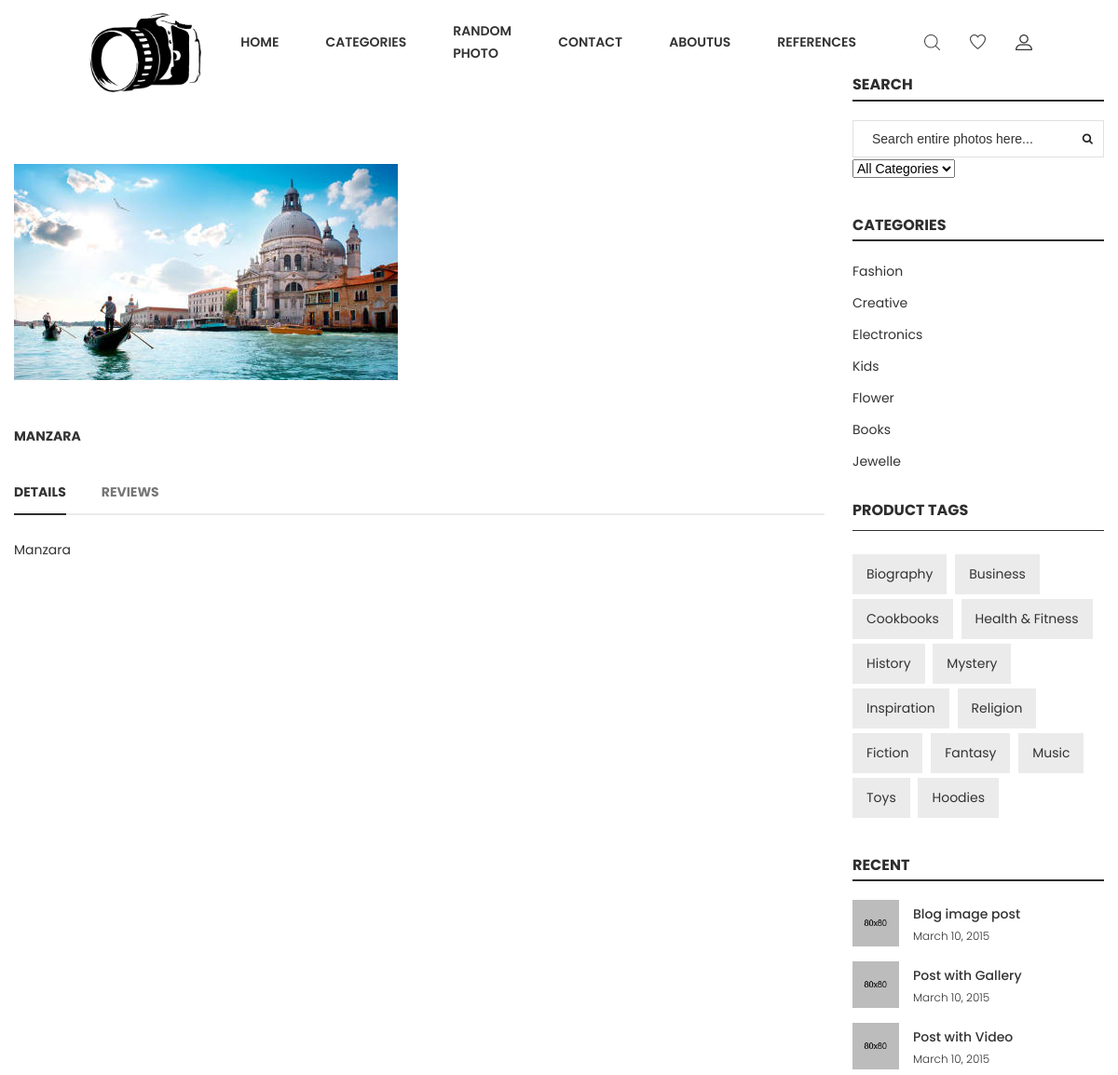
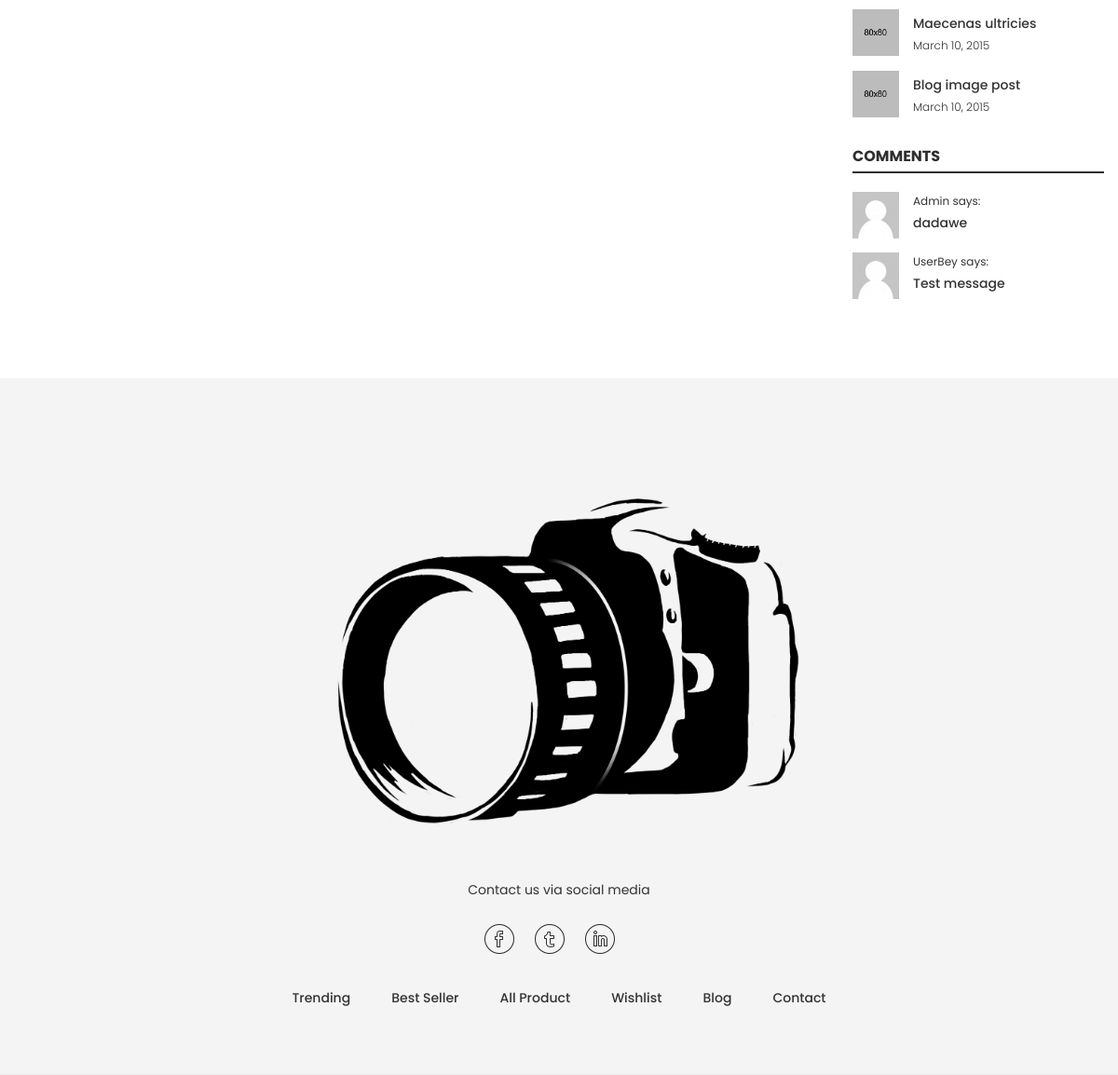
Screenshot of /photo/1/manzara with the database file from the repository (2 pictures, top to bottom).
### photo/models.py (models this page shows, shortened)
class Photo(models.Model):
    STATUS = (
        ('True', 'Evet'),
        ('False', 'Hayır'),
    )
    user = models.ForeignKey(User, on_delete=models.SET_NULL, null=True)
    category = models.ForeignKey(Category, on_delete=models.CASCADE)
    title = models.CharField(max_length=100)
    keywords = models.CharField(max_length=255)
    description = models.CharField(max_length=255)
    detail = RichTextUploadingField(blank=True)
    slug = models.SlugField(null=False, unique=True)
    image = models.ImageField(blank=True, upload_to='images/', max_length=255)  # py -m pip install --upgrade Pillow
    status = models.CharField(max_length=10, choices=STATUS)
    create_at = models.DateTimeField(auto_now_add=True)
    update_at = models.DateTimeField(auto_now=True)
    def image_tag(self):
        return mark_safe('<img src="{}" height="50"/>'.format(self.image.url))
    image_tag.short_description = 'Image'

class Comment(models.Model):
    STATUS = (
        ('New', 'Yeni'),
        ('True', 'Evet'),
        ('False', 'Hayır'),
    )
    photo = models.ForeignKey(Photo, on_delete=models.CASCADE)
    userprofil = models.ForeignKey(UserProfile, on_delete=models.CASCADE)
    user = models.ForeignKey(User, on_delete=models.CASCADE)
    subject = models.CharField(max_length=50, blank=True)
    comment = models.TextField(max_length=200, blank=True)
    rate = models.IntegerField(blank=True)
    status = models.CharField(max_length=10, choices=STATUS, default='New')
    ip = models.CharField(blank=True, max_length=20)
    create_at = models.DateTimeField(auto_now_add=True)
    update_at = models.DateTimeField(auto_now=True)

### home/views.py (the view)
# urls.py: path('photo/<int:id>/<slug:slug>', views.photo_detail, name='photoDetail'),
def photo_detail(request, id, slug):
    category = Category.objects.all()
    setting = Setting.objects.get(pk=1)
    photo = Photo.objects.get(pk=id)
    images = Images.objects.filter(photo=id)
    comments = Comment.objects.filter(photo_id=id, status='True')
    context = {'setting': setting, 'photo': photo, 'imgofphoto': images, 'comments': comments, 'category': category}
    return render(request, 'Pages/photoDetail.html', context)

### home/templates/Pages/photoDetail.html (shortened to what this page needs)
{% extends 'HomeBase.html' %}
{% block body %}
    <div class="maincontent bg--white pt--80 pb--55">
        <div class="container">
            <div class="row">
                <div class="col-lg-9 col-12">
                    <div class="wn__single__product">
                        <br>
                        <br>
                        <br>
                        <br>
                        {% include "Components/slideofphoto.html" %}
                    </div>
                    <br>
                    <br>
                    <div class="title text-uppercase">
                        <strong>{{ photo.title }}</strong>
                    </div>
                    <div class="product__info__detailed">
                        <div class="pro_details_nav nav justify-content-start" role="tablist">
                            <a class="nav-item nav-link active" data-toggle="tab" href="#nav-details"
                               role="tab">Details</a>
                            <a class="nav-item nav-link" data-toggle="tab" href="#nav-review" role="tab">Reviews</a>
                        </div>
                        <div class="tab__container">
                            <div class="pro__tab_label tab-pane fade show active" id="nav-details" role="tabpanel">
                                {{ photo.detail|safe }}
                            </div>
                        </div>
                    </div>
                </div>
                <div class="col-lg-3 col-12 md-mt-40 sm-mt-40">
                    <div class="wn__sidebar">
                        <aside class="widget search_widget">
                            <h3 class="widget-title">Search</h3>
                            {% load mptt_tags %}
                            <form action="/search/" method="post">
                                <div class="form-input">
                                    <input type="text" id="query" name="query"
                                           placeholder="Search entire photos here...">
                                    <button><i class="fa fa-search"></i></button>
                                </div>
                                <label>
                                    <select name="catid">
                                        <option value="0">All Categories</option>
                                    </select>
                                </label>
                            </form>
                        </aside>
                        <aside class="widget category_widget">
                            <h3 class="widget-title">Categories</h3>
                            <ul>
                                <li><a href="#">Fashion</a></li>
                                <li><a href="#">Creative</a></li>
                                <li><a href="#">Electronics</a></li>
                                <li><a href="#">Kids</a></li>
                                <li><a href="#">Flower</a></li>
                                <li><a href="#">Books</a></li>
                                <li><a href="#">Jewelle</a></li>
                            </ul>
                        </aside>
                        <aside class="wedget__categories poroduct--tag">
                            <h3 class="wedget__title">Product Tags</h3>
                            <ul>
                                <li><a href="#">Biography</a></li>
                                <li><a href="#">Business</a></li>
                                <li><a href="#">Cookbooks</a></li>
                                <li><a href="#">Health & Fitness</a></li>
                                <li><a href="#">History</a></li>
                                <li><a href="#">Mystery</a></li>
                                <li><a href="#">Inspiration</a></li>
                                <li><a href="#">Religion</a></li>
                                <li><a href="#">Fiction</a></li>
                                <li><a href="#">Fantasy</a></li>
                                <li><a href="#">Music</a></li>
                                <li><a href="#">Toys</a></li>
                                <li><a href="#">Hoodies</a></li>
                            </ul>
                        </aside>
                        <aside class="widget recent_widget">
                            <h3 class="widget-title">Recent</h3>
                            <div class="recent-posts">
                                <ul>
                                    <li>
                                        <div class="post-wrapper d-flex">
                                            <div class="thumb">
                                                <a href="blog-details.html"><img src="images/blog/sm-img/1.jpg"
                                                                                 alt="blog images"></a>
                                            </div>
                                            <div class="content">
                                                <h4><a href="blog-details.html">Blog image post</a></h4>
                                                <p> March 10, 2015</p>
                                            </div>
                                        </div>
                                    </li>
                                    <li>
                                        <div class="post-wrapper d-flex">
                                            <div class="thumb">
                                                <a href="blog-details.html"><img src="images/blog/sm-img/2.jpg"
                                                                                 alt="blog images"></a>
                                            </div>
                                            <div class="content">
                                                <h4><a href="blog-details.html">Post with Gallery</a></h4>
                                                <p> March 10, 2015</p>
                                            </div>
                                        </div>
                                    </li>
                                    <li>
                                        <div class="post-wrapper d-flex">
                                            <div class="thumb">
                                                <a href="blog-details.html"><img src="images/blog/sm-img/3.jpg"
                                                                                 alt="blog images"></a>
                                            </div>
                                            <div class="content">
                                                <h4><a href="blog-details.html">Post with Video</a></h4>
                                                <p> March 10, 2015</p>
                                            </div>
                                        </div>
                                    </li>
                                    <li>
                                        <div class="post-wrapper d-flex">
                                            <div class="thumb">
                                                <a href="blog-details.html"><img src="images/blog/sm-img/4.jpg"
                                                                                 alt="blog images"></a>
                                            </div>
                                            <div class="content">
                                                <h4><a href="blog-details.html">Maecenas ultricies</a></h4>
                                                <p> March 10, 2015</p>
                                            </div>
                                        </div>
                                    </li>
                                    <li>
                                        <div class="post-wrapper d-flex">
                                            <div class="thumb">
                                                <a href="blog-details.html"><img src="images/blog/sm-img/5.jpg"
                                                                                 alt="blog images"></a>
                                            </div>
                                            <div class="content">
                                                <h4><a href="blog-details.html">Blog image post</a></h4>
                                                <p> March 10, 2015</p>
                                            </div>
                                        </div>
                                    </li>
                                </ul>
                            </div>
                        </aside>
                        <aside class="widget comment_widget">
                            <h3 class="widget-title">Comments</h3>
                            <ul>
                                {% for com in comments %}
                                    <li>
                                        <div class="post-wrapper">
                                            <div class="thumb">
                                                <img src="images/blog/comment/1.jpeg" alt="Comment images">
                                            </div>
                                            <div class="content">
                                                <p>{{ com.user.first_name }} says:</p>
                                                <a href="#">{{ com.comment }}</a>
                                            </div>
                                        </div>
                                    </li>
                                {% endfor %}
                            </ul>
                        </aside>
                    </div>
                </div>
            </div>
        </div>
    </div>
{% endblock %}

### rows the page displays
Photo: title "MANZARA", detail "Manzara"
Comment: user.first_name "Admin", comment "dadawe"
Comment: user.first_name "UserBey", comment "Test message"
